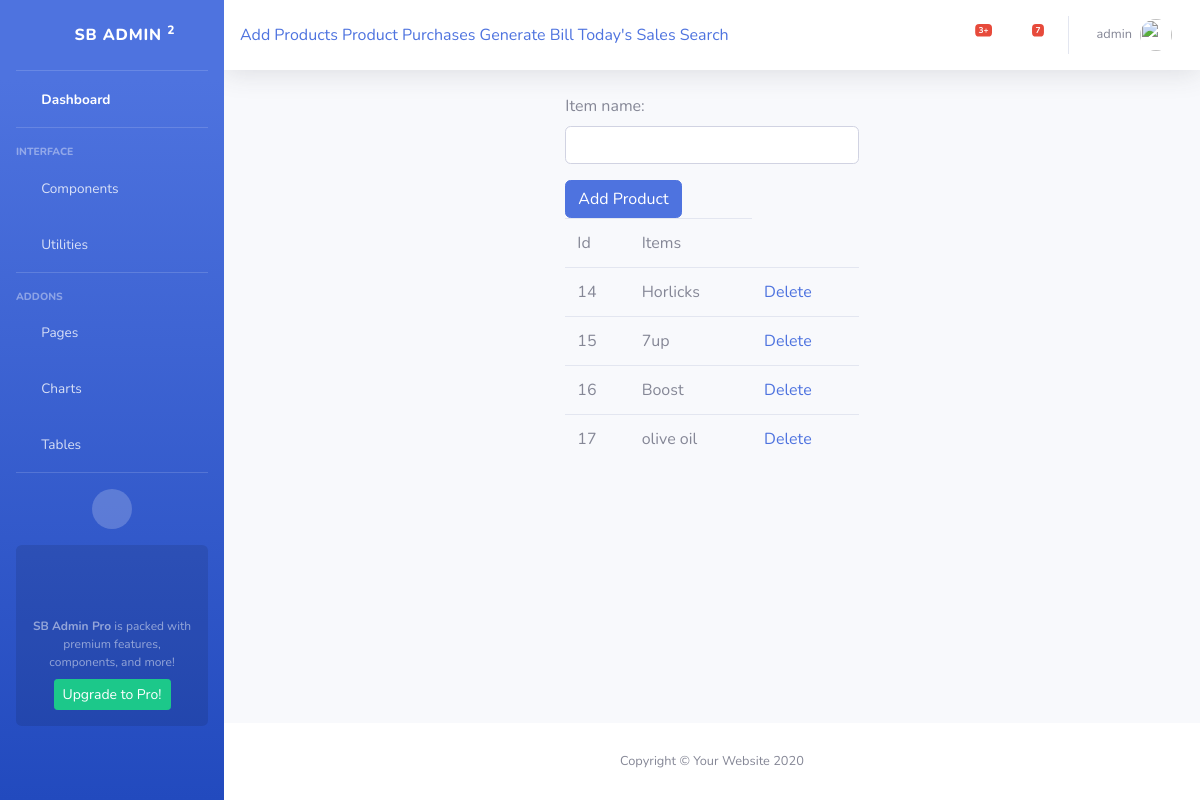
The page /item (signed in) on the database its author committed.
### app_billing/models.py (models this page shows, shortened)
class Items(models.Model):
    item_name = models.CharField(max_length=120)

### app_billing/views.py (the view, shortened to what this page needs)
# urls.py: path('item', ItemCreate.as_view(), name='item'),
class ItemCreate(TemplateView):
    model = Items
    template_name = 'app_billing/item_create.html'
    form_class = ItemCreateForm
    def get(self, request, *args, **kwargs):
        items = Items.objects.all()
        self.context = {
            "form": self.form_class,
            "items":items
        }
        return render(request, self.template_name, self.context)

### app_billing/templates/app_billing/item_create.html (shortened to what this page needs)
{% extends 'app_billing/admin_base.html' %}
{% block body_block %}
<div class="row">
    <div class="col"></div>
        <div class="col-lg-4">
                <form method="post">
                    {{form.as_p}}
                    <input type="submit" class="btn btn-primary" value="Add Product">
                </form>
                <table class="table">
                        <tr>
                            <td>Id</td>
                            <td>Items</td>
                        </tr>
                       {% for item in items %}
                        <tr>
                          <td>{{ item.id}}</td>
                          <td>{{ item.item_name }}</td>
                          <td><a href="{% url 'itemdelete' item.id %}"> Delete </a> </td>
                        </tr>
                        {% endfor %}
                </table>
        </div>
    <div class="col"></div>
</div>
{% endblock %}

### app_billing/templates/app_billing/admin_base.html (shortened to what this page needs)
{%load static %}
<!DOCTYPE html>
<html lang="en">
<head>
    <link href="{% static 'vendor/fontawesome-free/css/all.min.css' %}" rel="stylesheet" type="text/css">
    <link href="{% static 'css/sb-admin-2.min.css' %}" rel="stylesheet">
</head>
<body id="page-top">
    <div id="wrapper">
        <ul class="navbar-nav bg-gradient-primary sidebar sidebar-dark accordion" id="accordionSidebar">
            <a class="sidebar-brand d-flex align-items-center justify-content-center" href="index.html">
                <div class="sidebar-brand-icon rotate-n-15">
                    <i class="fas fa-laugh-wink"></i>
                </div>
                <div class="sidebar-brand-text mx-3">SB Admin <sup>2</sup></div>
            </a>
            <hr class="sidebar-divider my-0">
            <li class="nav-item active">
                <a class="nav-link" href="index.html">
                    <i class="fas fa-fw fa-tachometer-alt"></i>
                    <span>Dashboard</span></a>
            </li>
            <hr class="sidebar-divider">
            <div class="sidebar-heading">
                Interface
            </div>
            <li class="nav-item">
                <a class="nav-link collapsed" href="#" data-toggle="collapse" data-target="#collapseTwo"
                    aria-expanded="true" aria-controls="collapseTwo">
                    <i class="fas fa-fw fa-cog"></i>
                    <span>Components</span>
                </a>
            </li>
            <li class="nav-item">
                <a class="nav-link collapsed" href="#" data-toggle="collapse" data-target="#collapseUtilities"
                    aria-expanded="true" aria-controls="collapseUtilities">
                    <i class="fas fa-fw fa-wrench"></i>
                    <span>Utilities</span>
                </a>
            </li>
            <hr class="sidebar-divider">
            <div class="sidebar-heading">
                Addons
            </div>
            <li class="nav-item">
                <a class="nav-link collapsed" href="#" data-toggle="collapse" data-target="#collapsePages"
                    aria-expanded="true" aria-controls="collapsePages">
                    <i class="fas fa-fw fa-folder"></i>
                    <span>Pages</span>
                </a>
            </li>
            <li class="nav-item">
                <a class="nav-link" href="charts.html">
                    <i class="fas fa-fw fa-chart-area"></i>
                    <span>Charts</span></a>
            </li>
            <li class="nav-item">
                <a class="nav-link" href="tables.html">
                    <i class="fas fa-fw fa-table"></i>
                    <span>Tables</span></a>
            </li>
            <hr class="sidebar-divider d-none d-md-block">
            <div class="text-center d-none d-md-inline">
                <button class="rounded-circle border-0" id="sidebarToggle"></button>
            </div>
            <div class="sidebar-card">
                <p class="text-center mb-2"><strong>SB Admin Pro</strong> is packed with premium features, components, and more!</p>
                <a class="btn btn-success btn-sm" href="https://startbootstrap.com/theme/sb-admin-pro">Upgrade to Pro!</a>
            </div>
        </ul>
        <div id="content-wrapper" class="d-flex flex-column">
            <div id="content">
                <nav class="navbar navbar-expand navbar-light bg-white topbar mb-4 static-top shadow">
                    <form>
                       <a class="collapse-item" href="{% url 'item' %}">Add Products</a>
                        <a class="collapse-item" href="{% url 'productcreate' %}">Product Purchases </a>
                        <a class="collapse-item" href="{% url 'ordercreate' %}">Generate Bill </a>
                         <a class="collapse-item" href="{% url 'dsales' %}">Today's Sales </a>
                         <a class="collapse-item" href="{% url 'search' %}">Search </a>
                    </form>
                    <ul class="navbar-nav ml-auto">
                        <li class="nav-item dropdown no-arrow mx-1">
                            <a class="nav-link dropdown-toggle" href="#" id="alertsDropdown" role="button"
                                data-toggle="dropdown" aria-haspopup="true" aria-expanded="false">
                                <i class="fas fa-bell fa-fw"></i>
                                <span class="badge badge-danger badge-counter">3+</span>
                            </a>
                        </li>
                        <li class="nav-item dropdown no-arrow mx-1">
                            <a class="nav-link dropdown-toggle" href="#" id="messagesDropdown" role="button"
                                data-toggle="dropdown" aria-haspopup="true" aria-expanded="false">
                                <i class="fas fa-envelope fa-fw"></i>
                                <span class="badge badge-danger badge-counter">7</span>
                            </a>
                        </li>
                        <li class="nav-item dropdown no-arrow">
                            <a class="nav-link dropdown-toggle" href="#" id="userDropdown" role="button"
                                data-toggle="dropdown" aria-haspopup="true" aria-expanded="false">
                                <span class="mr-2 d-none d-lg-inline text-gray-600 small">{{ request.user}}</span>
                                <img class="img-profile rounded-circle"
                                    src="img/undraw_profile.svg">
                            </a>
                        </li>
                    </ul>
                </nav>
                <div class="container-fluid">
                {% block body_block%}
                    {% endblock %}
                </div>
            </div>
            <footer class="sticky-footer bg-white">
                <div class="container my-auto">
                    <div class="copyright text-center my-auto">
                        <span>Copyright &copy; Your Website 2020</span>
                    </div>
                </div>
            </footer>
        </div>
    </div>
</body>
</html>

### rows shown on the page
Items: id "14", item_name "Horlicks"
Items: id "15", item_name "7up"
Items: id "16", item_name "Boost"
Items: id "17", item_name "olive oil"

### other values the page prints
{{ request.user }} "admin"
